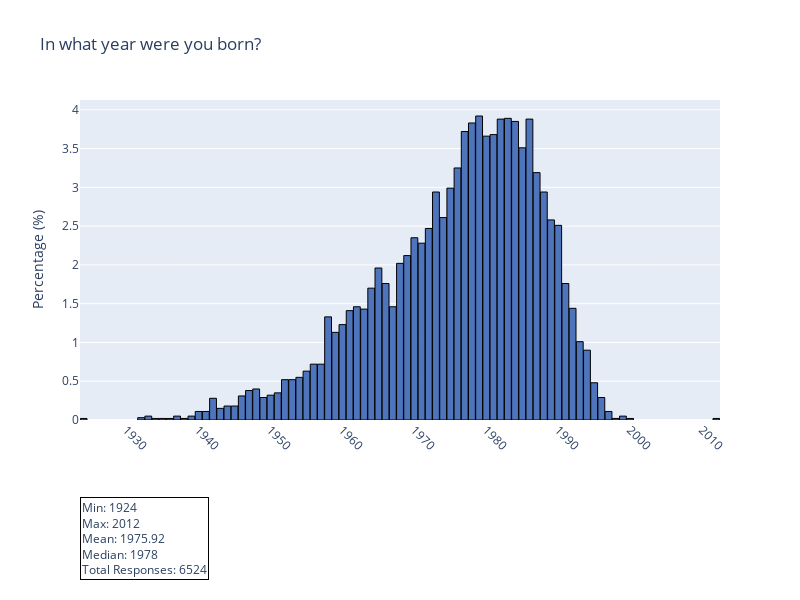

The notebook cell saved with this chart:
### Code cell
df, df_raw = load_survey_data(file_path = "../data/parenthood_test_QNumeric.xlsx")

q1 = NumericQuestion("DE1", df, df_raw)
fig1 = q1.plot_distribution(display=False)
fig1.show()

### Figure 1 — Plotly figure (JSON) as saved in the notebook; plotly's stock layout.template omitted (floating-point values rounded to 4 significant figures)
{"data": [{"hovertemplate": "x=%{x}<br>Percentage (%)=%{y}<extra></extra>", "legendgroup": "", "marker": {"color": "#4E74BC", "line": {"color": "black", "width": 1}, "pattern": {"shape": ""}}, "name": "", "orientation": "v", "showlegend": false, "textposition": "auto", "type": "bar", "x": [1924.0, 1932.0, 1933.0, 1934.0, 1935.0, 1936.0, 1937.0, 1938.0, 1939.0, 1940.0, 1941.0, 1942.0, 1943.0, 1944.0, 1945.0, 1946.0, 1947.0, 1948.0, 1949.0, 1950.0, 1951.0, 1952.0, 1953.0, 1954.0, 1955.0, 1956.0, 1957.0, 1958.0, 1959.0, 1960.0, 1961.0, 1962.0, 1963.0, 1964.0, 1965.0, 1966.0, 1967.0, 1968.0, 1969.0, 1970.0, 1971.0, 1972.0, 1973.0, 1974.0, 1975.0, 1976.0, 1977.0, 1978.0, 1979.0, 1980.0, 1981.0, 1982.0, 1983.0, 1984.0, 1985.0, 1986.0, 1987.0, 1988.0, 1989.0, 1990.0, 1991.0, 1992.0, 1993.0, 1994.0, 1995.0, 1996.0, 1997.0, 1998.0, 1999.0, 2000.0, 2012.0], "xaxis": "x", "y": [0.02, 0.03, 0.05, 0.02, 0.02, 0.02, 0.05, 0.02, 0.05, 0.11, 0.11, 0.28, 0.15, 0.18, 0.18, 0.31, 0.38, 0.4, 0.29, 0.32, 0.35, 0.52, 0.52, 0.55, 0.63, 0.72, 0.72, 1.33, 1.13, 1.23, 1.41, 1.46, 1.43, 1.7, 1.96, 1.76, 1.46, 2.02, 2.12, 2.35, 2.28, 2.47, 2.94, 2.61, 2.99, 3.25, 3.72, 3.83, 3.92, 3.66, 3.68, 3.88, 3.89, 3.85, 3.51, 3.88, 3.19, 2.94, 2.58, 2.51, 1.76, 1.44, 1.01, 0.9, 0.48, 0.29, 0.11, 0.02, 0.05, 0.02, 0.02], "yaxis": "y"}], "layout": {"annotations": [{"align": "left", "bordercolor": "black", "borderwidth": 1, "font": {"size": 12}, "showarrow": false, "text": "Min: 1924<br>Max: 2012<br>Mean: 1975.92<br>Median: 1978<br>Total Responses: 6524", "x": 0, "xref": "paper", "y": -0.5, "yref": "paper"}], "bargap": 0.05, "barmode": "relative", "height": 600, "legend": {"tracegroupgap": 0}, "margin": {"b": 180}, "title": {"text": "In what year were you born?"}, "width": 800, "xaxis": {"anchor": "y", "domain": [0, 1], "tickangle": 45, "tickmode": "auto", "title": {}}, "yaxis": {"anchor": "x", "domain": [0, 1], "title": {"text": "Percentage (%)"}}}}
